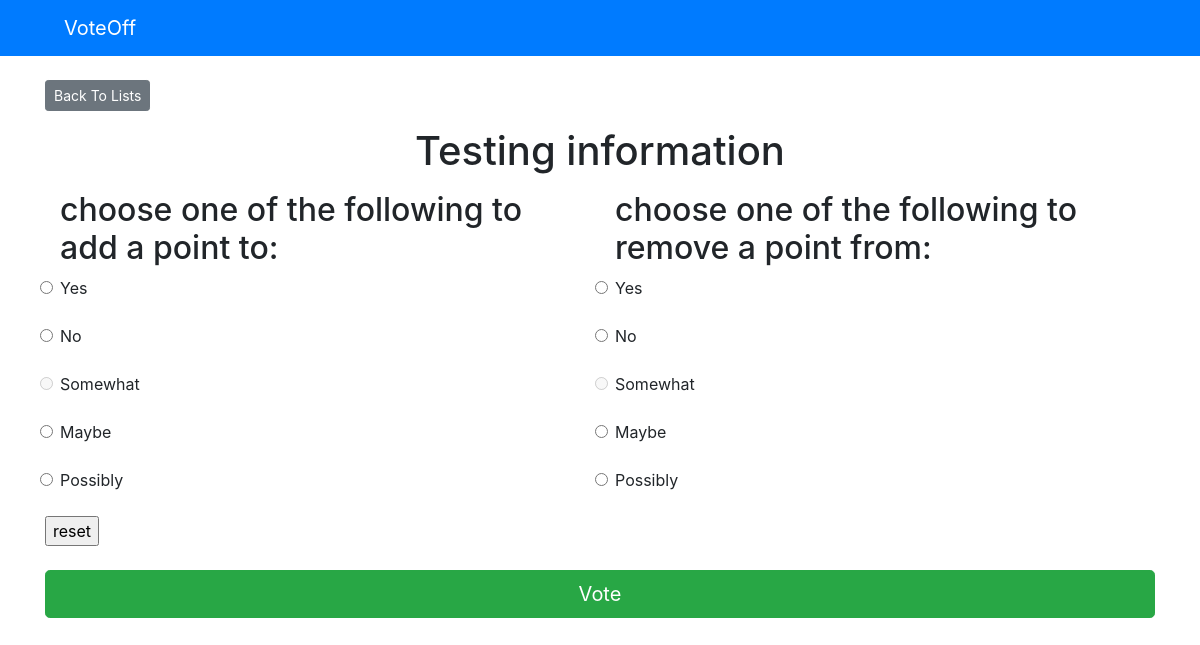
The app's page /lists/3/, older data.
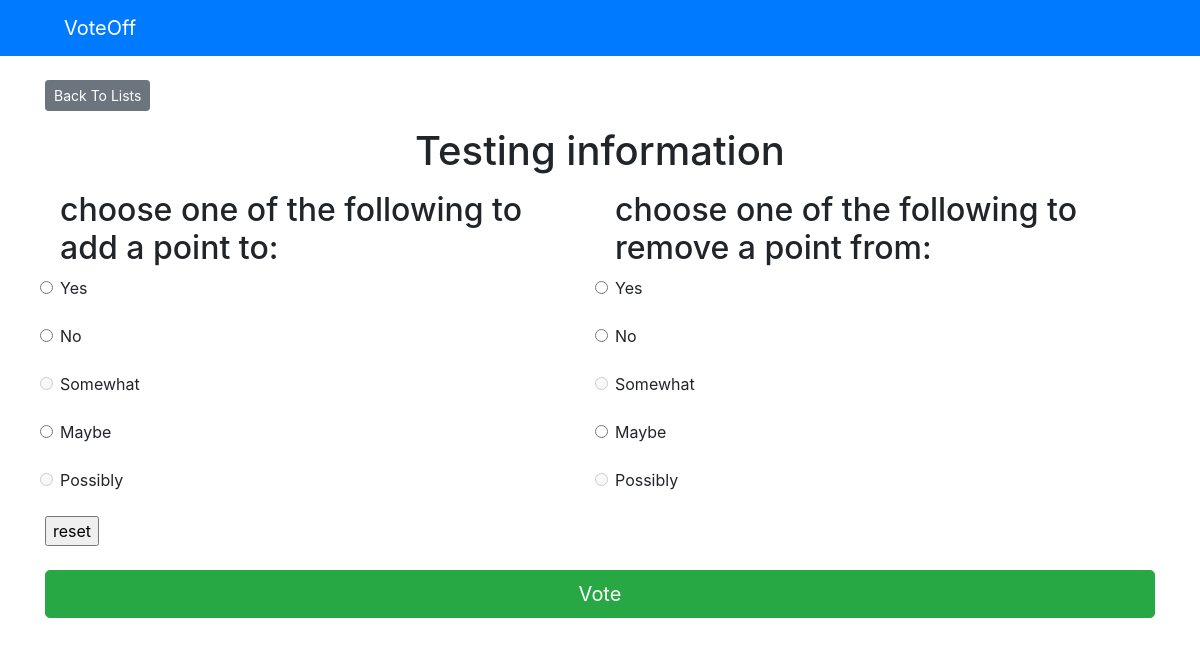
The same page, newer data.
### lists/models.py (models this page shows, shortened)
class Choice(models.Model):
    question = models.ForeignKey(Question, on_delete=models.CASCADE)
    choice_text = models.CharField(max_length=200)
    votes = models.IntegerField(default=0)

### lists/views.py (the view)
# urls.py: path('<int:question_id>/', views.detail, name='detail'),
def detail(request, question_id):
    try:
        question = Question.objects.get(pk=question_id)
    except Question.DoesNotExist:
        raise Http404("Question does not exist")
    return render(request, 'lists/detail.html', { 'question': question })

### templates/lists/detail.html (shortened to what this page needs)
{% extends 'base.html' %}
{% block content %}
<a class="btn btn-secondary btn-sm mb-3" href="{% url 'lists:index' %}">Back To Lists</a>
<h1 class="text-center mb-3">{{ question.question_text }}</h1>
<div class="container">
	<form id="list" action="{% url 'lists:vote' question.id %}" method="post">
		{% with len=question.choice_set.all.count %}
		<div class="row">
			<div class="col-sm">
				<h2>choose one of the following to add a point to:</h2>
				{% for choice in question.choice_set.all %}
				{% if choice.votes == 0 %}
				<div class="form-group">
					<input type="radio" name="inc_choice" class="form-check-input" id="0" value="{{ choice.id }}"
						disabled />
					<label for="choice{{ forloop.counter }}">{{ choice.choice_text }}</label>
				</div>
				{% else %}
				<div class="form-group">
					<input onclick="disableButtons(id, '{{ len }}', 'inc')" type="radio" name="inc_choice"
						class="form-check-input" id="inc{{ forloop.counter }}" value="{{ choice.id }}" />
					<label for="{{ forloop.counter }}">{{ choice.choice_text }}</label>
				</div>
				{% endif %}
				{% endfor %}
			</div>
			<div class="col-sm">
				<h2>choose one of the following to remove a point from:</h2>
				{% for choice in question.choice_set.all %}
				{% if choice.votes == 0 %}
				<div class="form-group">
					<input type="radio" name="dec_choice" class="form-check-input" id="0" value="{{ choice.id }}"
						disabled />
					<label for="choice{{ forloop.counter }}">{{ choice.choice_text }}</label>
				</div>
				{% else %}
				<div class="form-group">
					<input onclick="disableButtons(id, '{{ len }}', 'dec')" type="radio" name="dec_choice"
						class="form-check-input" id="dec{{ forloop.counter }}" value="{{ choice.id }}" />
					<label for="{{ forloop.counter }}">{{ choice.choice_text }}</label>
				</div>
				{% endif %}
				{% endfor %}
			</div>
		</div>
</div>
<input type='reset' onclick="reset_function('{{ len }}')" value="reset" />
<input type="submit" value="Vote" class="btn btn-success btn-lg btn-block mt-4" />
{% endwith %}
{% endblock %}

Row changes from the older to the newer data that the page shows:
changed Choice "Possibly": votes 10 → 0 (drawn)
